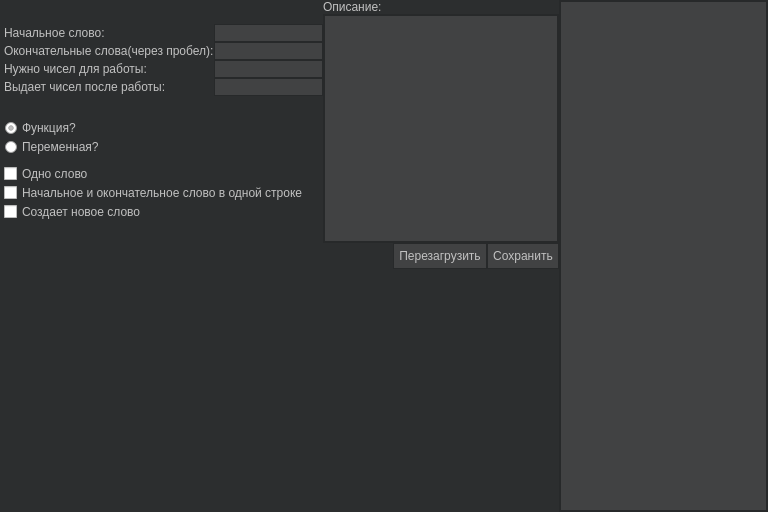
<?xml version="1.0" encoding="UTF-8"?>
<ui version="4.0">
 <class>EditWordListDialog</class>
 <widget class="QDialog" name="EditWordListDialog">
  <property name="geometry">
   <rect>
    <x>0</x>
    <y>0</y>
    <width>768</width>
    <height>512</height>
   </rect>
  </property>
  <property name="minimumSize">
   <size>
    <width>768</width>
    <height>512</height>
   </size>
  </property>
  <property name="windowTitle">
   <string>Dialog</string>
  </property>
  <property name="styleSheet">
   <string notr="true">

 QScrollBar:horizontal {
                            color:#AFAFAF;
                        background-color:#2C2E2F;
                        }

                        QScrollBar::handle:horizontal {

                         border: 2px groove #6b6c6d;
                        border-radius:4px;
                        background-color:#2C2E2F;
                            color:#AFAFAF;
                            min-width: 40px;
                        }

                        QScrollBar::add-page:horizontal, QScrollBar::sub-page:horizontal {
                            color:#c1c1c1;
                        background-color:#2C2E2F;
                        }

                        QScrollBar:vertical {
                            color:#AFAFAF;
                        background-color:#2C2E2F;
                         }
                         QScrollBar::handle:vertical {
                         border: 2px groove #6b6c6d;
                        border-radius:4px;
                        background-color:#2C2E2F;
                            color:#AFAFAF;
                             min-height: 80px;
                         }
                         QScrollBar::add-page:vertical, QScrollBar::sub-page:vertical {
                            background: #2C2E2F;
                         }
QDialog
{background-color:#2C2E2F;
}</string>
  </property>
  <layout class="QGridLayout" name="gridLayout">
   <property name="leftMargin">
    <number>4</number>
   </property>
   <property name="topMargin">
    <number>0</number>
   </property>
   <property name="rightMargin">
    <number>0</number>
   </property>
   <property name="bottomMargin">
    <number>0</number>
   </property>
   <property name="spacing">
    <number>0</number>
   </property>
   <item row="0" column="0" colspan="2">
    <layout class="QHBoxLayout" name="horizontalLayout_3">
     <property name="spacing">
      <number>0</number>
     </property>
     <item>
      <layout class="QVBoxLayout" name="verticalLayout_7">
       <property name="spacing">
        <number>0</number>
       </property>
       <item>
        <layout class="QHBoxLayout" name="horizontalLayout">
         <property name="spacing">
          <number>0</number>
         </property>
         <item>
          <layout class="QVBoxLayout" name="verticalLayout">
           <property name="spacing">
            <number>0</number>
           </property>
           <item>
            <widget class="QLabel" name="label">
             <property name="styleSheet">
              <string notr="true">
    spacing: 5px;
	color: #c1c1c1;</string>
             </property>
             <property name="text">
              <string>Начальное слово:</string>
             </property>
            </widget>
           </item>
           <item>
            <widget class="QLabel" name="label_3">
             <property name="styleSheet">
              <string notr="true">
    spacing: 5px;
	color: #c1c1c1;</string>
             </property>
             <property name="text">
              <string>Окончательные слова(через пробел):</string>
             </property>
            </widget>
           </item>
           <item>
            <widget class="QLabel" name="label_2">
             <property name="styleSheet">
              <string notr="true">
    spacing: 5px;
	color: #c1c1c1;</string>
             </property>
             <property name="text">
              <string>Нужно чисел для работы:</string>
             </property>
            </widget>
           </item>
           <item>
            <widget class="QLabel" name="label_4">
             <property name="styleSheet">
              <string notr="true">
    spacing: 5px;
	color: #c1c1c1;</string>
             </property>
             <property name="text">
              <string>Выдает чисел после работы:</string>
             </property>
            </widget>
           </item>
          </layout>
         </item>
         <item>
          <layout class="QVBoxLayout" name="verticalLayout_2">
           <property name="spacing">
            <number>0</number>
           </property>
           <item>
            <widget class="QLineEdit" name="StartWord">
             <property name="styleSheet">
              <string notr="true">QLineEdit
{
    border-style: solid;
    border-width: 1px;
    border-color: #27292a;
    color:#d1d1d1;
	background-color:#414243;
}QMenu {
    background-color: #414243; /* sets background of the menu */
    border: 1px solid #232425;
}

QMenu::item {
    /* sets background of menu item. set this to something non-transparent
        if you want menu color and menu item color to be different */
    background-color: transparent;
    color:#c1c1c1;
    padding: 4px 8px;
	padding-right:40px;
}

QMenu::item:selected { /* when user selects item using mouse or keyboard */
    background-color: #6b6c6d;
}</string>
             </property>
             <property name="text">
              <string/>
             </property>
            </widget>
           </item>
           <item>
            <widget class="QLineEdit" name="EndWords">
             <property name="styleSheet">
              <string notr="true">QLineEdit
{
    border-style: solid;
    border-width: 1px;
    border-color: #27292a;
    color:#d1d1d1;
	background-color:#414243;
}QMenu {
    background-color: #414243; /* sets background of the menu */
    border: 1px solid #232425;
}

QMenu::item {
    /* sets background of menu item. set this to something non-transparent
        if you want menu color and menu item color to be different */
    background-color: transparent;
    color:#c1c1c1;
    padding: 4px 8px;
	padding-right:40px;
}

QMenu::item:selected { /* when user selects item using mouse or keyboard */
    background-color: #6b6c6d;
}</string>
             </property>
            </widget>
           </item>
           <item>
            <widget class="QLineEdit" name="NeedIntegers">
             <property name="styleSheet">
              <string notr="true">QLineEdit
{
    border-style: solid;
    border-width: 1px;
    border-color: #27292a;
    color:#d1d1d1;
	background-color:#414243;
}QMenu {
    background-color: #414243; /* sets background of the menu */
    border: 1px solid #232425;
}

QMenu::item {
    /* sets background of menu item. set this to something non-transparent
        if you want menu color and menu item color to be different */
    background-color: transparent;
    color:#c1c1c1;
    padding: 4px 8px;
	padding-right:40px;
}

QMenu::item:selected { /* when user selects item using mouse or keyboard */
    background-color: #6b6c6d;
}</string>
             </property>
            </widget>
           </item>
           <item>
            <widget class="QLineEdit" name="GiveIntegers">
             <property name="styleSheet">
              <string notr="true">QLineEdit
{
    border-style: solid;
    border-width: 1px;
    border-color: #27292a;
    color:#d1d1d1;
	background-color:#414243;
}QMenu {
    background-color: #414243; /* sets background of the menu */
    border: 1px solid #232425;
}

QMenu::item {
    /* sets background of menu item. set this to something non-transparent
        if you want menu color and menu item color to be different */
    background-color: transparent;
    color:#c1c1c1;
    padding: 4px 8px;
	padding-right:40px;
}

QMenu::item:selected { /* when user selects item using mouse or keyboard */
    background-color: #6b6c6d;
}</string>
             </property>
            </widget>
           </item>
          </layout>
         </item>
        </layout>
       </item>
       <item>
        <layout class="QHBoxLayout" name="horizontalLayout_2">
         <item>
          <layout class="QVBoxLayout" name="verticalLayout_5">
           <property name="spacing">
            <number>12</number>
           </property>
           <item>
            <layout class="QVBoxLayout" name="verticalLayout_3">
             <property name="spacing">
              <number>4</number>
             </property>
             <item>
              <widget class="QRadioButton" name="isFunction">
               <property name="styleSheet">
                <string notr="true">QRadioButton{
    spacing: 5px;
	color: #c1c1c1;
}
QRadioButton::indicator {
    width: 13px;
    height: 13px;
}

QRadioButton::indicator::unchecked {
    image: url(:/images/radio_button_unchecked.png);
}

QRadioButton::indicator:unchecked:hover {
    image: url(:/images/radio_button_unchecked_hover.png);
}

QRadioButton::indicator:unchecked:pressed {
    image: url(:/images/radio_button_unchecked_hover.png);
}

QRadioButton::indicator::checked {
    image: url(:/images/radio_button_checked.png);
}

QRadioButton::indicator:checked:hover {
    image: url(:/images/radio_button_checked_hover.png);
}

QRadioButton::indicator:checked:pressed {
    image: url(:/images/radio_button_checked_selected.png);
}</string>
               </property>
               <property name="text">
                <string>Функция?</string>
               </property>
               <property name="checked">
                <bool>true</bool>
               </property>
              </widget>
             </item>
             <item>
              <widget class="QRadioButton" name="isVariable">
               <property name="styleSheet">
                <string notr="true">QRadioButton{
    spacing: 5px;
	color: #c1c1c1;
}
QRadioButton::indicator {
    width: 13px;
    height: 13px;
}

QRadioButton::indicator::unchecked {
    image: url(:/images/radio_button_unchecked.png);
}

QRadioButton::indicator:unchecked:hover {
    image: url(:/images/radio_button_unchecked_hover.png);
}

QRadioButton::indicator:unchecked:pressed {
    image: url(:/images/radio_button_unchecked_hover.png);
}

QRadioButton::indicator::checked {
    image: url(:/images/radio_button_checked.png);
}

QRadioButton::indicator:checked:hover {
    image: url(:/images/radio_button_checked_hover.png);
}

QRadioButton::indicator:checked:pressed {
    image: url(:/images/radio_button_checked_selected.png);
}</string>
               </property>
               <property name="text">
                <string>Переменная?</string>
               </property>
               <property name="checked">
                <bool>false</bool>
               </property>
              </widget>
             </item>
            </layout>
           </item>
           <item>
            <layout class="QVBoxLayout" name="verticalLayout_4">
             <property name="spacing">
              <number>4</number>
             </property>
             <item>
              <widget class="QCheckBox" name="one_word">
               <property name="styleSheet">
                <string notr="true">QCheckBox{
    spacing: 5px;
	color: #c1c1c1;
}

QCheckBox::indicator {
    width: 13px;
    height: 13px;
}

QCheckBox::indicator:unchecked {
    image: url(:/images/check-box-empty.png);
}

QCheckBox::indicator:unchecked:hover {
    image: url(:/images/check-box-empty_hover.png);
}

QCheckBox::indicator:unchecked:pressed {
    image: url(:/images/check-box-empty_hover.png);
}

QCheckBox::indicator:checked {
    image: url(:/images/check-box-checked.png);
}

QCheckBox::indicator:checked:hover {
    image: url(:/images/check-box-checked_hover.png);
}

QCheckBox::indicator:checked:pressed {
    image: url(:/images/check-box-checked_hover.png);
}
/*
QCheckBox::indicator:indeterminate:hover {
    image: url(:/images/checkbox_indeterminate_hover.png);
}

QCheckBox::indicator:indeterminate:pressed {
    image: url(:/images/checkbox_indeterminate_pressed.png);
}*/</string>
               </property>
               <property name="text">
                <string>Одно слово</string>
               </property>
              </widget>
             </item>
             <item>
              <widget class="QCheckBox" name="SaEWiOL">
               <property name="styleSheet">
                <string notr="true">QCheckBox{
    spacing: 5px;
	color: #c1c1c1;
}

QCheckBox::indicator {
    width: 13px;
    height: 13px;
}

QCheckBox::indicator:unchecked {
    image: url(:/images/check-box-empty.png);
}

QCheckBox::indicator:unchecked:hover {
    image: url(:/images/check-box-empty_hover.png);
}

QCheckBox::indicator:unchecked:pressed {
    image: url(:/images/check-box-empty_hover.png);
}

QCheckBox::indicator:checked {
    image: url(:/images/check-box-checked.png);
}

QCheckBox::indicator:checked:hover {
    image: url(:/images/check-box-checked_hover.png);
}

QCheckBox::indicator:checked:pressed {
    image: url(:/images/check-box-checked_hover.png);
}
/*
QCheckBox::indicator:indeterminate:hover {
    image: url(:/images/checkbox_indeterminate_hover.png);
}

QCheckBox::indicator:indeterminate:pressed {
    image: url(:/images/checkbox_indeterminate_pressed.png);
}*/</string>
               </property>
               <property name="text">
                <string>Начальное и окончательное слово в одной строке</string>
               </property>
              </widget>
             </item>
             <item>
              <widget class="QCheckBox" name="CreateNewWord">
               <property name="styleSheet">
                <string notr="true">QCheckBox{
    spacing: 5px;
	color: #c1c1c1;
}

QCheckBox::indicator {
    width: 13px;
    height: 13px;
}

QCheckBox::indicator:unchecked {
    image: url(:/images/check-box-empty.png);
}

QCheckBox::indicator:unchecked:hover {
    image: url(:/images/check-box-empty_hover.png);
}

QCheckBox::indicator:unchecked:pressed {
    image: url(:/images/check-box-empty_hover.png);
}

QCheckBox::indicator:checked {
    image: url(:/images/check-box-checked.png);
}

QCheckBox::indicator:checked:hover {
    image: url(:/images/check-box-checked_hover.png);
}

QCheckBox::indicator:checked:pressed {
    image: url(:/images/check-box-checked_hover.png);
}
/*
QCheckBox::indicator:indeterminate:hover {
    image: url(:/images/checkbox_indeterminate_hover.png);
}

QCheckBox::indicator:indeterminate:pressed {
    image: url(:/images/checkbox_indeterminate_pressed.png);
}*/</string>
               </property>
               <property name="text">
                <string>Создает новое слово</string>
               </property>
              </widget>
             </item>
            </layout>
           </item>
          </layout>
         </item>
         <item>
          <spacer name="horizontalSpacer">
           <property name="orientation">
            <enum>Qt::Horizontal</enum>
           </property>
           <property name="sizeHint" stdset="0">
            <size>
             <width>40</width>
             <height>20</height>
            </size>
           </property>
          </spacer>
         </item>
        </layout>
       </item>
      </layout>
     </item>
     <item>
      <layout class="QVBoxLayout" name="verticalLayout_6">
       <item>
        <widget class="QLabel" name="label_5">
         <property name="styleSheet">
          <string notr="true">
    spacing: 5px;
	color: #c1c1c1;</string>
         </property>
         <property name="text">
          <string>Описание:</string>
         </property>
        </widget>
       </item>
       <item>
        <widget class="QTextEdit" name="desciption">
         <property name="styleSheet">
          <string notr="true">QScrollBar:horizontal {
                            color:#AFAFAF;
                        background-color:#2C2E2F;
                        }

                        QScrollBar::handle:horizontal {

                         border: 2px groove #6b6c6d;
                        border-radius:4px;
                        background-color:#2C2E2F;
                            color:#AFAFAF;
                            min-width: 40px;
                        }

                        QScrollBar::add-page:horizontal, QScrollBar::sub-page:horizontal {
                            color:#c1c1c1;
                        background-color:#2C2E2F;
                        }

                        QScrollBar:vertical {
                            color:#AFAFAF;
                        background-color:#2C2E2F;
                         }
                         QScrollBar::handle:vertical {
                         border: 2px groove #6b6c6d;
                        border-radius:4px;
                        background-color:#2C2E2F;
                            color:#AFAFAF;
                             min-height: 80px;
                         }
                         QScrollBar::add-page:vertical, QScrollBar::sub-page:vertical {
                            background: #2C2E2F;
                         }

                        QTextEdit{
                        border-style: solid;
                        border-width: 2px;
                        border-color: #27292a;
						background-color:#414243;
                        color:#FAFAFA;
                        }QMenu {
    background-color: #414243; /* sets background of the menu */
    border: 1px solid #232425;
}

QMenu::item {
    /* sets background of menu item. set this to something non-transparent
        if you want menu color and menu item color to be different */
    background-color: transparent;
    color:#c1c1c1;
    padding: 4px 8px;
	padding-right:40px;
}

QMenu::item:selected { /* when user selects item using mouse or keyboard */
    background-color: #6b6c6d;
}</string>
         </property>
        </widget>
       </item>
      </layout>
     </item>
    </layout>
   </item>
   <item row="0" column="2" rowspan="3">
    <widget class="QListWidget" name="list">
     <property name="minimumSize">
      <size>
       <width>200</width>
       <height>0</height>
      </size>
     </property>
     <property name="maximumSize">
      <size>
       <width>250</width>
       <height>16777215</height>
      </size>
     </property>
     <property name="styleSheet">
      <string notr="true">QListWidget
{
                        border-style: solid;
                        border-width: 2px;
                        border-color: #27292a;
						background-color:#414243;
}
QListWidget::item {
background-color:#4a4d4f;
 border: 2px solid #4a4d4f;
    border-bottom-color: #4a4d4f; /* same as the pane color */
    min-width: 12px;
    min-height: 12px;
    padding: 4px;
    padding-top: 2px;
	padding-bottom:02px;
color:#c1c1c1;
}

QListWidget::item:selected {
    border-color: #007ACC;
    color:#FAFAFA;
	background:#007ACC;
}

QListWidget::item:selected:!active {
}

QListView::item:selected:active {
}

QListWidget::item:hover {
    background-color: #6b6c6d;
	border:#6b6c6d;
}QMenu {
    background-color: #414243; /* sets background of the menu */
    border: 1px solid #232425;
}

QMenu::item {
    /* sets background of menu item. set this to something non-transparent
        if you want menu color and menu item color to be different */
    background-color: transparent;
    color:#c1c1c1;
    padding: 4px 8px;
}

QMenu::item:selected { /* when user selects item using mouse or keyboard */
    background-color: #6b6c6d;
}</string>
     </property>
    </widget>
   </item>
   <item row="1" column="1">
    <layout class="QHBoxLayout" name="horizontalLayout_4">
     <item>
      <spacer name="horizontalSpacer_2">
       <property name="orientation">
        <enum>Qt::Horizontal</enum>
       </property>
       <property name="sizeHint" stdset="0">
        <size>
         <width>40</width>
         <height>20</height>
        </size>
       </property>
      </spacer>
     </item>
     <item>
      <widget class="QPushButton" name="Reload">
       <property name="styleSheet">
        <string notr="true">QPushButton{
    border-style: solid;
    border-width: 1px;
    border-color: #27292a;
    color:#c1c1c1;
	background-color:#414243;
	padding:5px;
}
QPushButton::pressed {
    background-color: #6b6c6d;
    border-style: inset;
}</string>
       </property>
       <property name="text">
        <string>Перезагрузить</string>
       </property>
      </widget>
     </item>
     <item>
      <widget class="QPushButton" name="Save">
       <property name="styleSheet">
        <string notr="true">QPushButton{
    border-style: solid;
    border-width: 1px;
    border-color: #27292a;
    color:#c1c1c1;
	background-color:#414243;
	padding:5px;
}
QPushButton::pressed {
    background-color: #6b6c6d;
    border-style: inset;
}</string>
       </property>
       <property name="text">
        <string>Сохранить</string>
       </property>
      </widget>
     </item>
    </layout>
   </item>
   <item row="2" column="0">
    <spacer name="verticalSpacer">
     <property name="orientation">
      <enum>Qt::Vertical</enum>
     </property>
     <property name="sizeHint" stdset="0">
      <size>
       <width>20</width>
       <height>239</height>
      </size>
     </property>
    </spacer>
   </item>
  </layout>
 </widget>
 <resources/>
 <connections/>
</ui>
